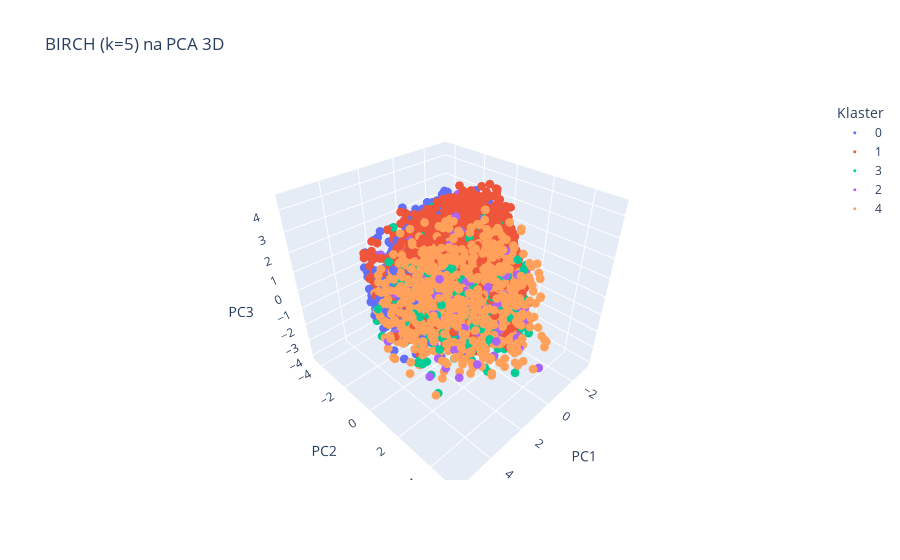

Notebook code for this chart:
### Markdown cell above
### BIRCH

### Code cell
from sklearn.cluster import Birch

birch = Birch(n_clusters=5)
y_birch = birch.fit_predict(X_pca)

plot_clusters_3d(X_pca, y_birch, 'BIRCH (k=5) na PCA 3D')
featire_importance = plot_feature_importance(df_scaled, y_birch)
append_results('BIRCH (k=5)', X_pca, y_birch)

### Figure 1 — Plotly figure (JSON) as saved in the notebook; plotly's stock layout.template omitted (floating-point values rounded to 4 significant figures; data arrays with more than 128 entries replaced by an {"elided": "..."} marker saying what was removed)
{"data": [{"hovertemplate": "Klaster=0<br>PC1=%{x}<br>PC2=%{y}<br>PC3=%{z}<extra></extra>", "legendgroup": "0", "marker": {"color": "#636efa", "size": 3, "symbol": "circle"}, "mode": "markers", "name": "0", "scene": "scene", "showlegend": true, "type": "scatter3d", "x": {"elided": "4337 float values"}, "y": {"elided": "4337 float values"}, "z": {"elided": "4337 float values"}}, {"hovertemplate": "Klaster=1<br>PC1=%{x}<br>PC2=%{y}<br>PC3=%{z}<extra></extra>", "legendgroup": "1", "marker": {"color": "#EF553B", "size": 3, "symbol": "circle"}, "mode": "markers", "name": "1", "scene": "scene", "showlegend": true, "type": "scatter3d", "x": {"elided": "3440 float values"}, "y": {"elided": "3440 float values"}, "z": {"elided": "3440 float values"}}, {"hovertemplate": "Klaster=3<br>PC1=%{x}<br>PC2=%{y}<br>PC3=%{z}<extra></extra>", "legendgroup": "3", "marker": {"color": "#00cc96", "size": 3, "symbol": "circle"}, "mode": "markers", "name": "3", "scene": "scene", "showlegend": true, "type": "scatter3d", "x": {"elided": "749 float values"}, "y": {"elided": "749 float values"}, "z": {"elided": "749 float values"}}, {"hovertemplate": "Klaster=2<br>PC1=%{x}<br>PC2=%{y}<br>PC3=%{z}<extra></extra>", "legendgroup": "2", "marker": {"color": "#ab63fa", "size": 3, "symbol": "circle"}, "mode": "markers", "name": "2", "scene": "scene", "showlegend": true, "type": "scatter3d", "x": {"elided": "748 float values"}, "y": {"elided": "748 float values"}, "z": {"elided": "748 float values"}}, {"hovertemplate": "Klaster=4<br>PC1=%{x}<br>PC2=%{y}<br>PC3=%{z}<extra></extra>", "legendgroup": "4", "marker": {"color": "#FFA15A", "size": 3, "symbol": "circle"}, "mode": "markers", "name": "4", "scene": "scene", "showlegend": true, "type": "scatter3d", "x": {"elided": "853 float values"}, "y": {"elided": "853 float values"}, "z": {"elided": "853 float values"}}], "layout": {"legend": {"title": {"text": "Klaster"}, "tracegroupgap": 0}, "scene": {"domain": {"x": [0, 1], "y": [0, 1]}, "xaxis": {"title": {"text": "PC1"}}, "yaxis": {"title": {"text": "PC2"}}, "zaxis": {"title": {"text": "PC3"}}}, "title": {"text": "BIRCH (k=5) na PCA 3D"}}}
